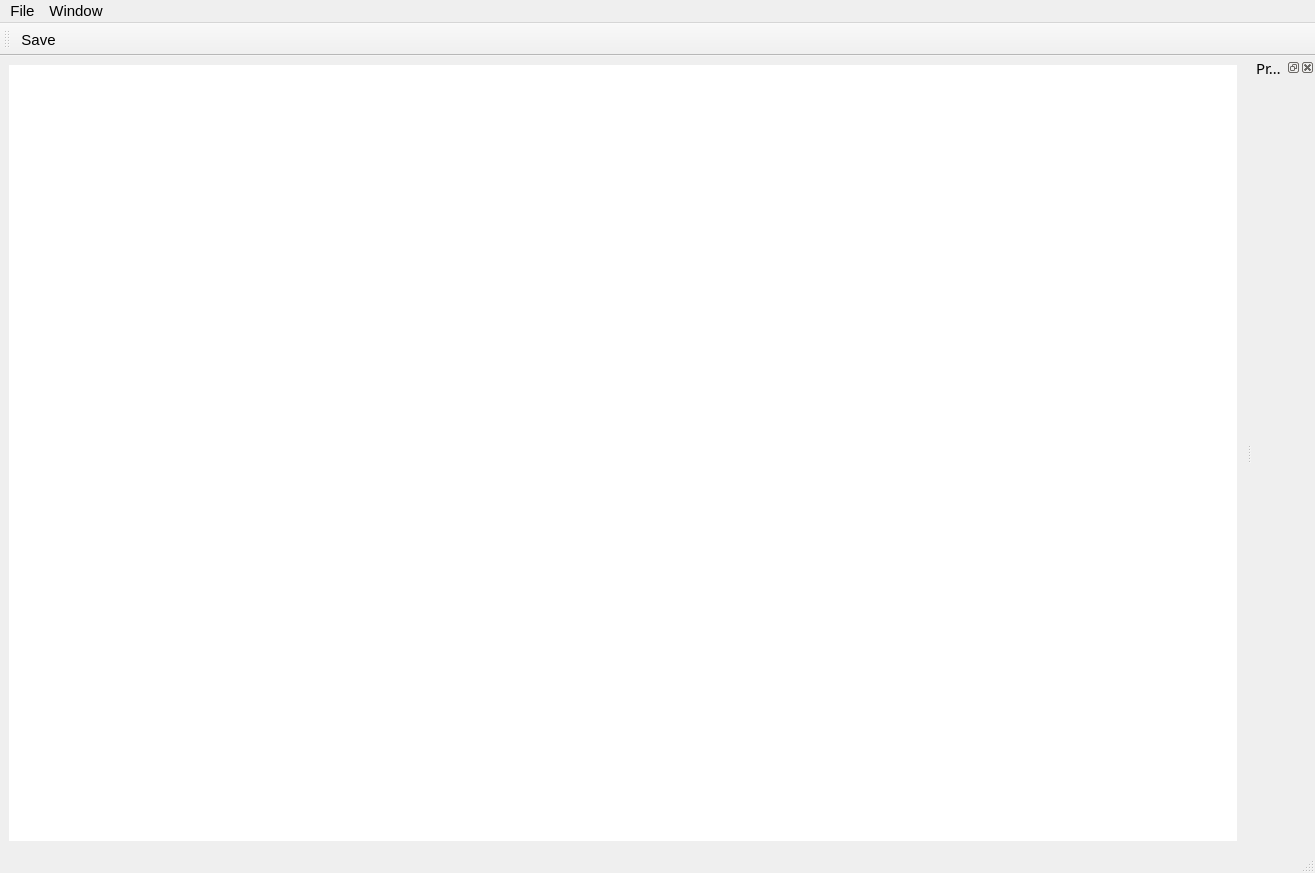
<?xml version="1.0" encoding="UTF-8"?>
<ui version="4.0">
 <class>DFEMainWindow</class>
 <widget class="QMainWindow" name="DFEMainWindow">
  <property name="geometry">
   <rect>
    <x>0</x>
    <y>0</y>
    <width>1315</width>
    <height>873</height>
   </rect>
  </property>
  <property name="font">
   <font>
    <pointsize>11</pointsize>
   </font>
  </property>
  <property name="windowTitle">
   <string>DeltaFlex Engine Editor</string>
  </property>
  <widget class="QWidget" name="centralwidget">
   <layout class="QVBoxLayout" name="verticalLayout">
    <item>
     <widget class="QGraphicsView" name="graphicsView">
      <property name="frameShape">
       <enum>QFrame::NoFrame</enum>
      </property>
      <property name="frameShadow">
       <enum>QFrame::Plain</enum>
      </property>
     </widget>
    </item>
   </layout>
  </widget>
  <widget class="QMenuBar" name="menubar">
   <property name="geometry">
    <rect>
     <x>0</x>
     <y>0</y>
     <width>1315</width>
     <height>34</height>
    </rect>
   </property>
   <widget class="QMenu" name="menuFile">
    <property name="title">
     <string>File</string>
    </property>
   </widget>
   <widget class="QMenu" name="menuWindow">
    <property name="title">
     <string>Window</string>
    </property>
   </widget>
   <addaction name="menuFile"/>
   <addaction name="menuWindow"/>
  </widget>
  <widget class="QStatusBar" name="statusbar"/>
  <widget class="QDockWidget" name="propertiesView">
   <property name="font">
    <font>
     <family>Sans Serif</family>
     <pointsize>11</pointsize>
    </font>
   </property>
   <property name="windowTitle">
    <string>Properties</string>
   </property>
   <attribute name="dockWidgetArea">
    <number>2</number>
   </attribute>
   <widget class="QWidget" name="dockWidgetContents_10"/>
  </widget>
  <widget class="QToolBar" name="toolBar">
   <property name="windowTitle">
    <string>toolBar</string>
   </property>
   <attribute name="toolBarArea">
    <enum>TopToolBarArea</enum>
   </attribute>
   <attribute name="toolBarBreak">
    <bool>false</bool>
   </attribute>
   <addaction name="actionSave"/>
  </widget>
  <action name="actionSave">
   <property name="icon">
    <iconset theme="document-save">
     <normaloff>.</normaloff>.</iconset>
   </property>
   <property name="text">
    <string>Save</string>
   </property>
  </action>
  <action name="windowScene_Inspector">
   <property name="checkable">
    <bool>true</bool>
   </property>
   <property name="checked">
    <bool>true</bool>
   </property>
   <property name="text">
    <string>Scene Inspector</string>
   </property>
  </action>
  <action name="windowProperties">
   <property name="checkable">
    <bool>true</bool>
   </property>
   <property name="checked">
    <bool>true</bool>
   </property>
   <property name="text">
    <string>Properties</string>
   </property>
  </action>
  <action name="windowContent_Manager">
   <property name="checkable">
    <bool>true</bool>
   </property>
   <property name="checked">
    <bool>true</bool>
   </property>
   <property name="text">
    <string>Content Manager</string>
   </property>
  </action>
 </widget>
 <resources/>
 <connections/>
</ui>
